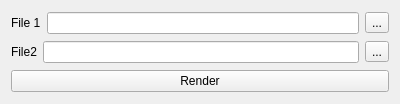
<?xml version="1.0" encoding="UTF-8"?>
<ui version="4.0">
 <class>TestNode</class>
 <widget class="QWidget" name="TestNode">
  <property name="geometry">
   <rect>
    <x>0</x>
    <y>0</y>
    <width>400</width>
    <height>104</height>
   </rect>
  </property>
  <property name="windowTitle">
   <string>Form</string>
  </property>
  <layout class="QVBoxLayout" name="verticalLayout_2">
   <item>
    <layout class="QHBoxLayout" name="horizontalLayout">
     <item>
      <widget class="QLabel" name="label">
       <property name="text">
        <string>File 1</string>
       </property>
      </widget>
     </item>
     <item>
      <widget class="QLineEdit" name="lineEdit_2"/>
     </item>
     <item>
      <widget class="QToolButton" name="toolButton_2">
       <property name="text">
        <string>...</string>
       </property>
      </widget>
     </item>
    </layout>
   </item>
   <item>
    <layout class="QHBoxLayout" name="horizontalLayout_2">
     <item>
      <widget class="QLabel" name="label_2">
       <property name="text">
        <string>File2</string>
       </property>
      </widget>
     </item>
     <item>
      <widget class="QLineEdit" name="lineEdit"/>
     </item>
     <item>
      <widget class="QToolButton" name="toolButton">
       <property name="text">
        <string>...</string>
       </property>
      </widget>
     </item>
    </layout>
   </item>
   <item>
    <widget class="QPushButton" name="renderButton">
     <property name="text">
      <string>Render</string>
     </property>
    </widget>
   </item>
  </layout>
 </widget>
 <resources/>
 <connections/>
</ui>
